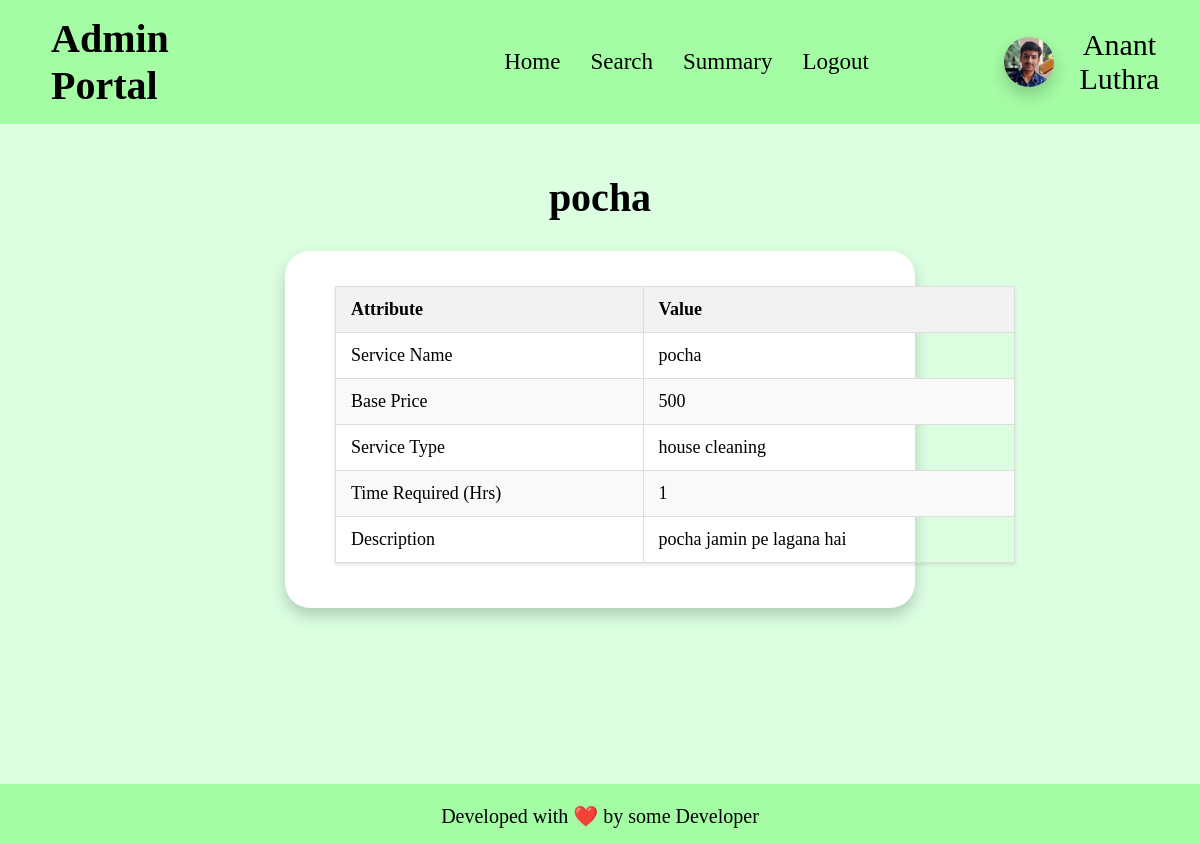
Page /view_service/1 on the earlier database version.
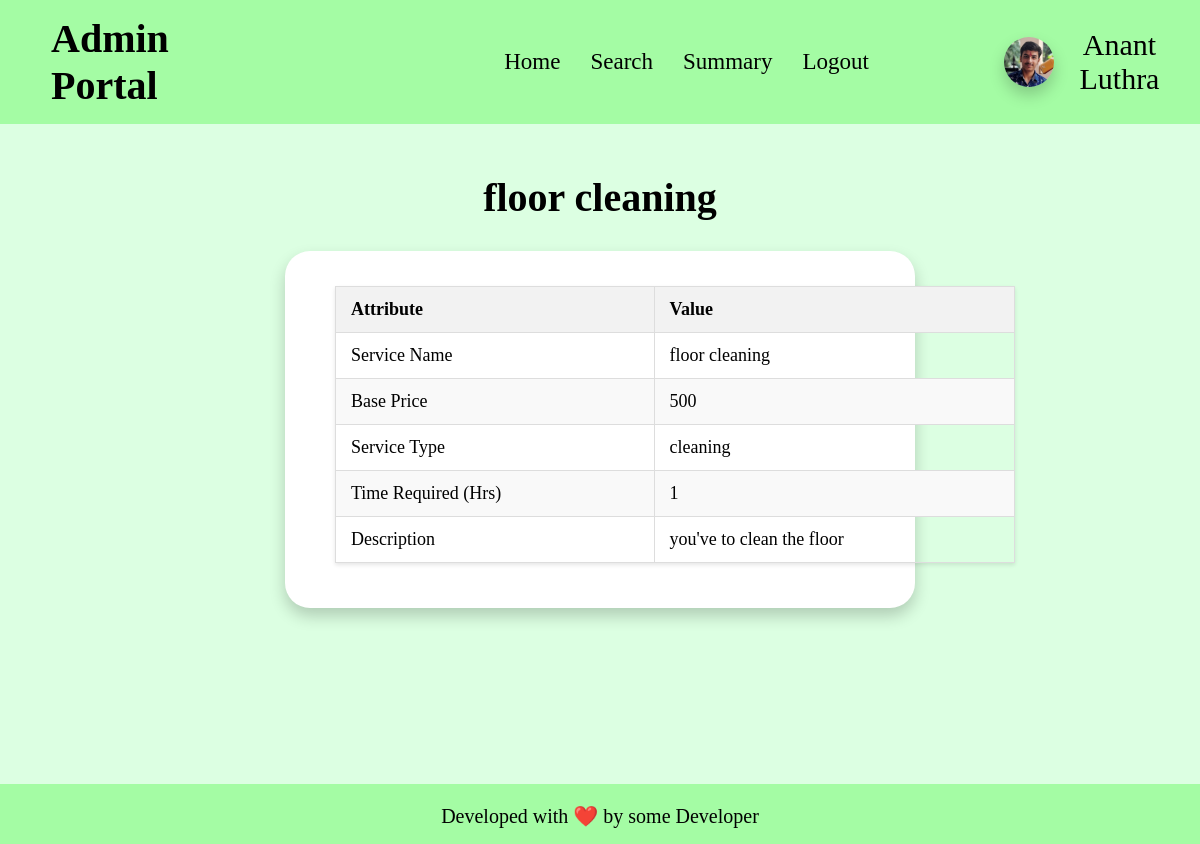
Same page on the later database version.
### app.py (models this page shows)
class service(db.Model):
    __tablename__ = "service"
    id = db.Column(db.Integer, primary_key=True, autoincrement=True)
    name = db.Column(db.String, nullable=False)
    base_price = db.Column(db.Integer, nullable=False)
    time_required = db.Column(db.Integer, nullable=False)
    description = db.Column(db.String, nullable=False)
    status = db.Column(db.Boolean, default = False)
    type = db.Column(db.String, nullable=False)
    professionals = db.relationship('professional', back_populates='service_type')
    service_requests = db.relationship('service_request', backref='service', cascade='all, delete-orphan')

### app.py (the view)
@app.route("/view_service/<int:id>")
def view_service(id):
    if request.method == "GET":
        ser = service.query.filter_by(id = id).first()
        return render_template("view_service.html", service = ser, admin_name = ADMIN_NAME)
    else:
        return "Invalid Request"

### templates/view_service.html (shortened to what this page needs)
<!DOCTYPE html>
<html lang="en">
<head>
    <link rel="stylesheet" href="/static/css/profile-block.css">
    <link rel="stylesheet" href="/static/css/basic.css">
</head>
<body>
    <header>
        <h1>Admin Portal</h1>
        <ul>
            <li><a href="/admin_home">Home</a></li>
            <li><a href="/admin_search">Search</a></li>
            <li><a href="/admin_summary">Summary</a></li>
            <li><a href="/admin_logout">Logout</a></li>
        </ul>
        <div id="user-info">
            <img id="user-pic" src="/static/anant-pic.jpg" alt="Profile Picture">
            <div>{{admin_name}}</div>
        </div>
    </header>
    <main>
        <h1 id="logheading">{{service.name}}</h1>
        <div id="main">
            <table class="styled-table">
                <thead>
                    <tr>
                        <th>Attribute</th>
                        <th>Value</th>
                    </tr>
                </thead>
                <tbody>
                    <tr>
                        <td>Service Name</td>
                        <td>{{service.name}}</td>
                    </tr>
                    <tr>
                        <td>Base Price</td>
                        <td>{{service.base_price}}</td>
                    </tr>
                    <tr>
                        <td>Service Type</td>
                        <td>{{service.type}}</td>
                    </tr>
                    <tr>
                        <td>Time Required (Hrs)</td>
                        <td>{{service.time_required}}</td>
                    </tr>
                    <tr>
                        <td>Description</td>
                        <td>{{service.description}}</td>
                    </tr>
                </tbody>
            </table>
        </div>
    </main>
    <footer>
        <p>
            Developed with ❤️ by some Developer
        </p>
    </footer>
</body>
</html>

Differences in the rows shown:
changed service: name "pocha" → "floor cleaning"; type "house cleaning" → "cleaning"; description "pocha jamin pe lagana hai" → "you've to clean the floor"
